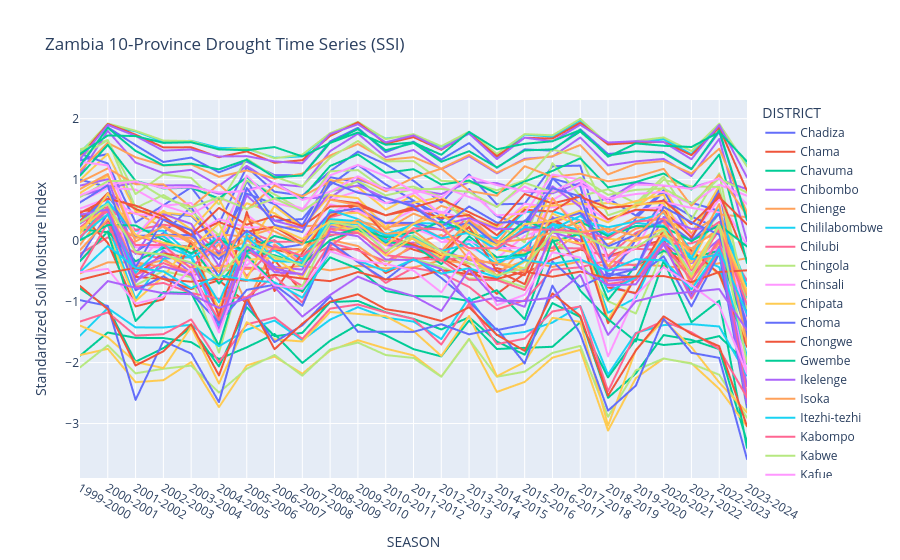

Notebook code cell kept with this figure:
### Code cell
import plotly.express as px

# 1. Create the Line Chart for VHI/SSI
fig = px.line(province_time_series, 
              x="SEASON", 
              y="SSI", 
              color="DISTRICT",
              title="Zambia 10-Province Drought Time Series (SSI)",
              labels={"CROP_YEAR_LABEL": "Season", "SSI": "Standardized Soil Moisture Index"})

# 2. Add Background Shading for El Niño (Requested in Phase 6)
# Find years where NINO34 > 1.0
el_nino_years = province_time_series[province_time_series['NINO34'] > 1.0]['SEASON'].unique()

for year in el_nino_years:
    fig.add_vrect(x0=year, x1=year, fillcolor="red", opacity=0.2, layer="below", line_width=0)

# 3. Save as the HTML file your boss requested
fig.write_html("Zambia_Provinces_Drought_TimeSeries.html")

# --- STEP 3: Display and Export ---
# 1. Display in your Notebook (if using Jupyter/Spyder/VS Code)
from IPython.display import display
display(fig)
print("HTML Time Series Created!")
